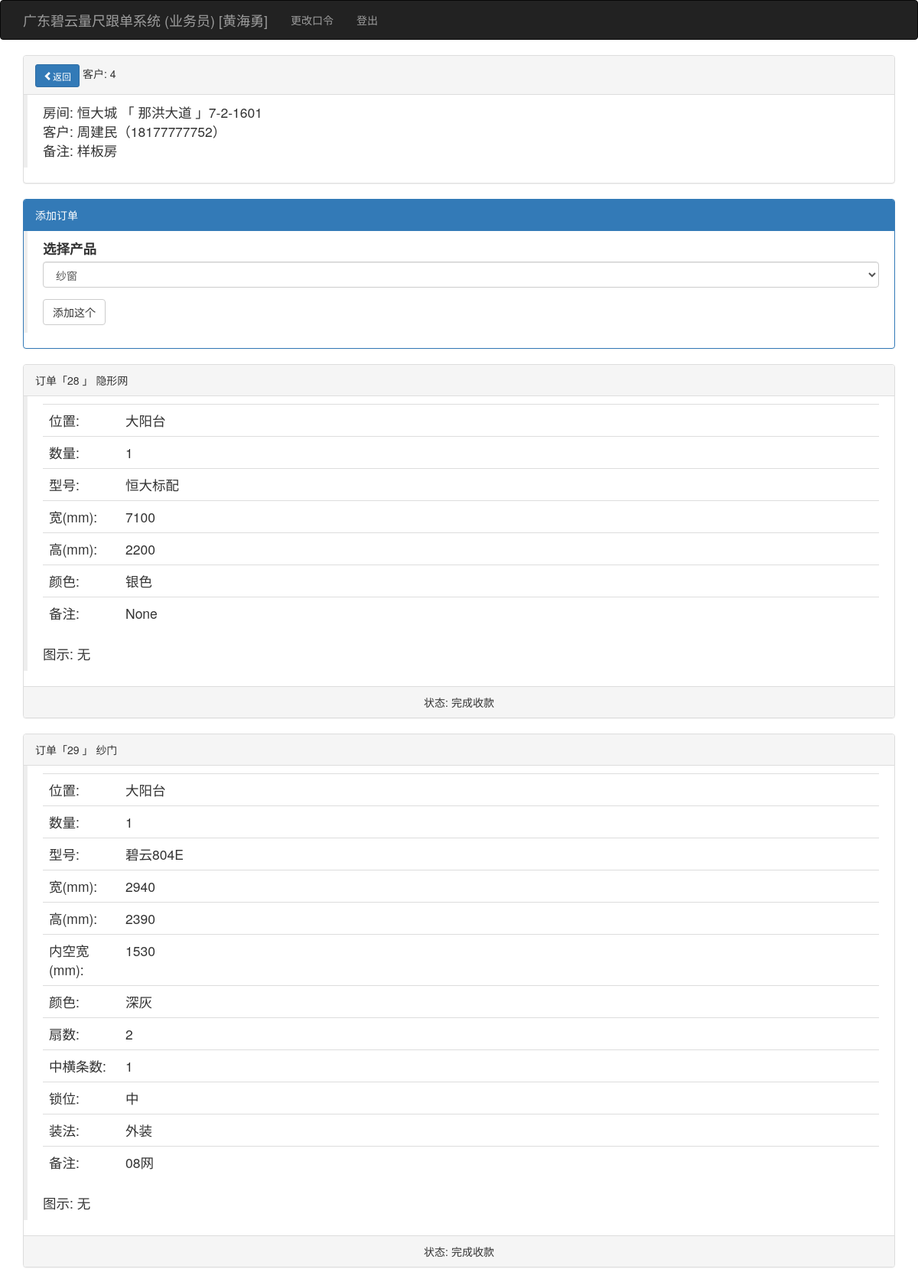
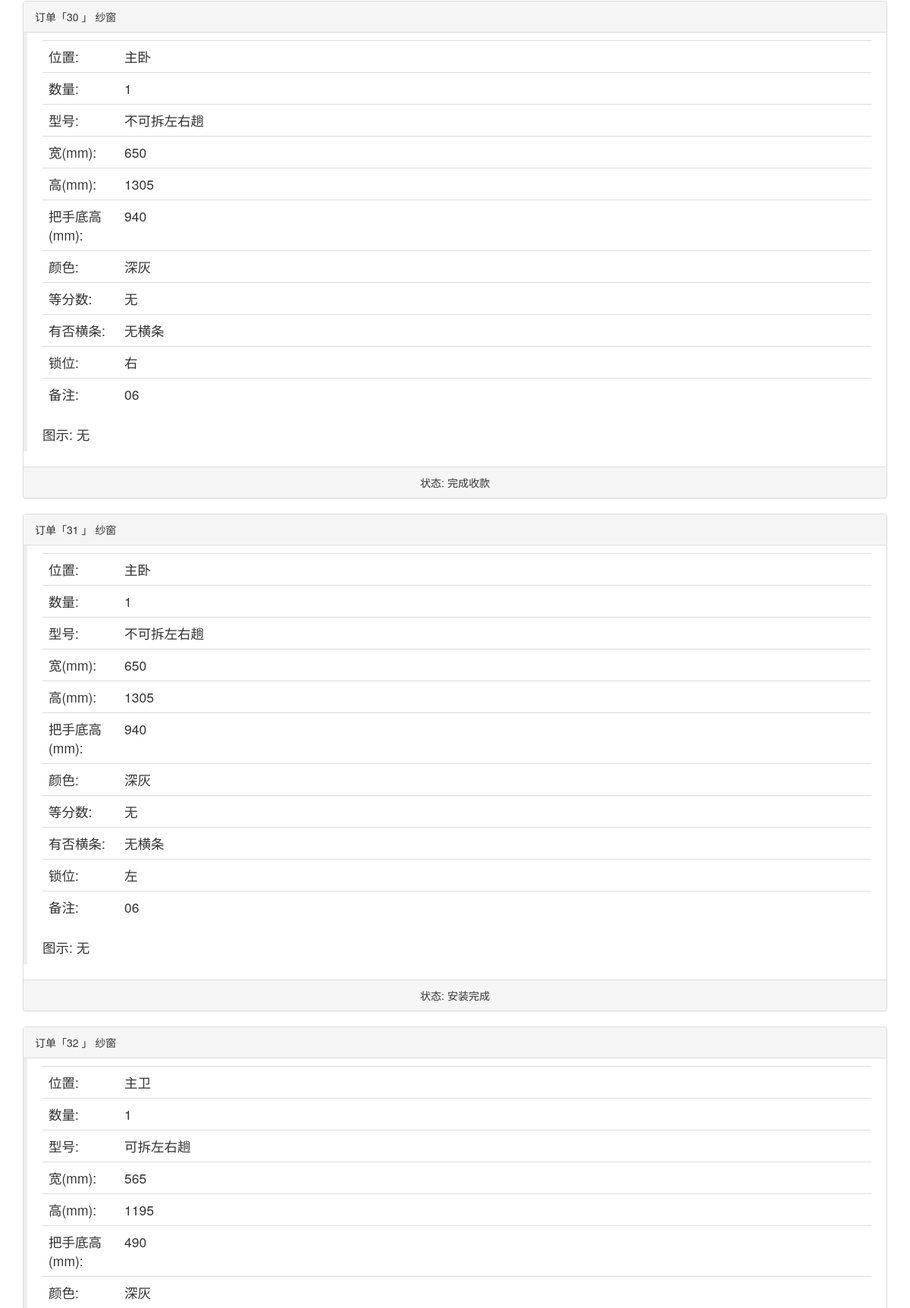
Page /showkehudd/4 (signed in, upper part) on the committed database (2 pictures, top to bottom).
### app/models.py (models this page shows, shortened)
class User(UserMixin, db.Model):
    __tablename__ = 'users'
    id = db.Column(db.Integer, primary_key=True)
    user = db.Column(db.String(64), unique=True, index=True)
    pin = db.Column(db.String(64))
    username = db.Column(db.String(64))
    tel = db.Column(db.String(32))
    role = db.Column(db.String(64))
    isuse = db.Column(db.Boolean, default=False)
    beizhu = db.Column(db.String(64))
    kehus = db.relationship('Kehu', backref='user', lazy='dynamic')
    @login_manager.user_loader
    def load_user(user_id):
        return User.query.get(int(user_id))

class Kehu(db.Model):
    __tablename__ = 'kehus'
    id = db.Column(db.Integer, primary_key=True)
    user_id = db.Column(db.Integer, db.ForeignKey('users.id'))
    xiaoqu_id = db.Column(db.Integer, db.ForeignKey('xiaoqus.id'))
    fangjian = db.Column(db.String(64))
    chenghu = db.Column(db.String(64))
    tel = db.Column(db.String(64))
    zje = db.Column(db.Float)
    beizhu = db.Column(db.String(64))
    status = db.Column(db.Integer, default=1)  # 1已测尺、2已下单、3已安装、4已清款
    time0 = db.Column(db.DateTime(), default=datetime.utcnow)
    time1 = db.Column(db.DateTime())
    time2 = db.Column(db.DateTime())
    time3 = db.Column(db.DateTime())
    dingdans = db.relationship('Dingdan', backref='kehu', lazy='dynamic')

class Xiaoqu(db.Model):
    __tablename__ = 'xiaoqus'
    id = db.Column(db.Integer, primary_key=True)
    xiaoqu = db.Column(db.String(64), unique=True, index=True)
    dizhi = db.Column(db.String(100))
    beizhu = db.Column(db.String(128))
    kehus = db.relationship('Kehu', backref='xiaoqu', lazy='dynamic')

class Dingdan(db.Model):
    __tablename__ = 'dingdans'
    id = db.Column(db.Integer, primary_key=True)
    kehu_id = db.Column(db.Integer, db.ForeignKey('kehus.id'))
    chanpin_id = db.Column(db.Integer, db.ForeignKey('chanpins.id'))
    shuliang = db.Column(db.Integer)
    weizhi = db.Column(db.String(64))
    xinghao = db.Column(db.String(64))
    kuan_chang = db.Column(db.Integer)
    gao = db.Column(db.Integer)
    meikongkuan_bashoudigao = db.Column(db.Integer)
    color = db.Column(db.String(64))
    shanshu = db.Column(db.Integer)
    zhonghengtiaoshu_gantiaoshu = db.Column(db.Integer)
    shuowei = db.Column(db.String(64))
    ishaveht = db.Column(db.String(64))
    zhangfa_dengfenshu_kaishuofangshi = db.Column(db.String(64))
    jiage = db.Column(db.Float)
    tushipic = db.Column(db.String(64))
    beizhu = db.Column(db.String(64))
    status = db.Column(db.Integer, default=1)  # 1测尺、2业务下单、3工厂下单、4工厂入库、5工厂发货、6收货、7派工、8装完、9安清款
    fakaidi = db.Column(db.String(64))  # -1
    time_1 = db.Column(db.DateTime())
    user_1_id = db.Column(db.Integer, db.ForeignKey('users.id'))
    beizhue = db.Column(db.String(64))
    time0 = db.Column(db.DateTime(), default=datetime.utcnow)
    user0_id = db.Column(db.Integer, db.ForeignKey('users.id'))
    time1 = db.Column(db.DateTime())
    user1_id = db.Column(db.Integer, db.ForeignKey('users.id'))
    time2 = db.Column(db.DateTime())
    user2_id = db.Column(db.Integer, db.ForeignKey('users.id'))
    time3 = db.Column(db.DateTime())
    user3_id = db.Column(db.Integer, db.ForeignKey('users.id'))
    time4 = db.Column(db.DateTime())
    user4_id = db.Column(db.Integer, db.ForeignKey('users.id'))
    time5 = db.Column(db.DateTime())
    user5_id = db.Column(db.Integer, db.ForeignKey('users.id'))
    time6 = db.Column(db.DateTime())
    user6_id = db.Column(db.Integer, db.ForeignKey('users.id'))
    time7 = db.Column(db.DateTime())
    user7_id = db.Column(db.Integer, db.ForeignKey('users.id'))
    time8 = db.Column(db.DateTime())
    user8_id = db.Column(db.Integer, db.ForeignKey('users.id'))
    time9 = db.Column(db.DateTime())
    user9_id = db.Column(db.Integer, db.ForeignKey('users.id'))
    time_1 = db.Column(db.DateTime())
    user_1_id = db.Column(db.Integer, db.ForeignKey('users.id'))
    beizhue = db.Column(db.String(64))
    az_status = db.Column(db.Integer)
    az_beizhue = db.Column(db.String(64))
    az_time_1 = db.Column(db.DateTime())
    az_time1 = db.Column(db.DateTime())
    az_time2 = db.Column(db.DateTime())
    az_time3 = db.Column(db.DateTime())
    azd_id = db.Column(db.Integer, db.ForeignKey('users.id'))
    dingdan_azd = db.relationship("User", foreign_keys=[azd_id])

class Chanpin(db.Model):
    __tablename__ = 'chanpins'
    id = db.Column(db.Integer, primary_key=True)
    pinming = db.Column(db.String(64))
    jiage = db.Column(db.Float)
    beizhu = db.Column(db.String(64))
    dingdans = db.relationship('Dingdan', backref='chanpin', lazy='dynamic')

### app/main/views.py (the view, shortened to what this page needs)
@main.route('/showkehudd/<int:id>', methods=['GET', 'POST'])
@login_required
def showkehudd(id):
    if current_user.role != '业务员':
        return redirect(url_for('main.index'))
    form = WilladdcpForm()
    kehu = Kehu.query.get(id)
    user = current_user._get_current_object()
    return render_template('showkehudd.html', form=form, kehu=kehu)

### app/main/forms.py
class WilladdcpForm(FlaskForm):
    chanpin = SelectField('选择产品', validators=[DataRequired()], coerce=int)
    submit = SubmitField('添加这个')
    def __init__(self, *args, **kwargs):
        super(WilladdcpForm, self).__init__(*args, **kwargs)
        self.chanpin.choices = [(chanpin.id, chanpin.pinming) for chanpin in
                                Chanpin.query.order_by(Chanpin.beizhu).all()]  # Chanpin.id

### app/templates/showkehudd.html (shortened to what this page needs)
{% extends "base.html" %}
{% import "bootstrap/wtf.html" as wtf %}
{% block page_content %}
    <div class="panel panel-default">
        <div class="panel-heading"><a class="btn btn-primary btn-sm   glyphicon glyphicon-chevron-left"
                                      href="{{ url_for('main.kehulist') }}">返回</a> 客户: {{ kehu.id }}</div>
        <div class="post-body">
            <blockquote>
                <ul class="list-unstyled">
                    <li>房间: {{ kehu.xiaoqu.xiaoqu }} 「 {{ kehu.xiaoqu.dizhi }} 」{{ kehu.fangjian }}</li>
                    <li>客户: {{ kehu.chenghu }}（{{ kehu.tel }}）
                    </li>
                    {% if kehu.beizhu %}
                    <li>备注: {{ kehu.beizhu }}</li>
                    {% endif %}
                </ul>
            </blockquote>
        </div>
    </div>
    <div class="panel panel-primary">
        <div class="panel-heading"> 添加订单</div>
        <div class="post-body">
            <blockquote>
                {{ wtf.quick_form(form) }}
            </blockquote>
        </div>
    </div>
    {% for dingdan in kehu.dingdans %}
        <div class="panel panel-default">
            <div class="panel-heading">订单「{{ dingdan.id }} 」 {{ dingdan.chanpin.pinming }}
            </div>
            <div class="post-body">
                <blockquote>
                    <table class="table">
                        <tr>
                            <td style="width: 100px;">位置:</td>
                            <td>{{ dingdan.weizhi }}</td>
                        </tr>
                        <tr>
                            <td>数量:</td>
                            <td>{{ dingdan.shuliang }}</td>
                        </tr>
                        <tr>
                            <td>型号:</td>
                            <td>{{ dingdan.xinghao }}</td>
                        </tr>
                        {% if dingdan.chanpin.pinming == '隐形网' %}
                            <tr>
                                <td>宽(mm):</td>
                                <td>{{ dingdan.kuan_chang }}</td>
                            </tr>
                            <tr>
                                <td>高(mm):</td>
                                <td>{{ dingdan.gao }}</td>
                            </tr>
                            <tr>
                                <td>颜色:</td>
                                <td>{{ dingdan.color }}</td>
                            </tr>
                        {% elif dingdan.chanpin.pinming == '纱门' %}
                            <tr>
                                <td>宽(mm):</td>
                                <td>{{ dingdan.kuan_chang }}</td>
                            </tr>
                            <tr>
                                <td>高(mm):</td>
                                <td>{{ dingdan.gao }}</td>
                            </tr>
                            <tr>
                                <td>内空宽(mm):</td>
                                <td>{{ dingdan.meikongkuan_bashoudigao }}</td>
                            </tr>
                            <tr>
                                <td>颜色:</td>
                                <td>{{ dingdan.color }}</td>
                            </tr>
                            <tr>
                                <td>扇数:</td>
                                <td>{{ dingdan.shanshu }}</td>
                            </tr>
                            <tr>
                                <td>中横条数:</td>
                                <td>{{ dingdan.zhonghengtiaoshu_gantiaoshu }}</td>
                            </tr>
                            <tr>
                                <td>锁位:</td>
                                <td>{{ dingdan.shuowei }}</td>
                            </tr>
                            <tr>
                                <td>装法:</td>
                                <td>{{ dingdan.zhangfa_dengfenshu_kaishuofangshi }}</td>
                            </tr>
                        {% elif dingdan.chanpin.pinming == '纱窗' %}
                            <tr>
                                <td>宽(mm):</td>
                                <td>{{ dingdan.kuan_chang }}</td>
                            </tr>
                            <tr>
                                <td>高(mm):</td>
                                <td>{{ dingdan.gao }}</td>
                            </tr>
                            <tr>
                                <td>把手底高(mm):</td>
                                <td>{{ dingdan.meikongkuan_bashoudigao }}</td>
                            </tr>
                            <tr>
                                <td>颜色:</td>
                                <td>{{ dingdan.color }}</td>
                            </tr>
                            <tr>
                                <td>等分数:</td>
                                <td>{{ dingdan.zhangfa_dengfenshu_kaishuofangshi }}</td>
                            </tr>
                            <tr>
                                <td>有否横条:</td>
                                <td>{{ dingdan.ishaveht }}</td>
                            </tr>
                            <tr>
                                <td>锁位:</td>
                                <td>{{ dingdan.shuowei }}</td>
                            </tr>
                        {% endif %}
                        <tr>
                            <td>备注:</td>
                            <td>{{ dingdan.beizhu }}</td>
                        </tr>
                    </table>
                    图示:
                                            {% if dingdan.tushipic %}
                                                <br>
                                                <img height="180" src="/static/upload/{{ dingdan.tushipic }}">
                                                {% else %}
                                                无
                                                {% endif %}
                </blockquote>
            </div>
            <div class="panel-footer text-center">状态:
                {% if dingdan.status == 1 %}
                    已量尺
                {% elif dingdan.status == 2 %}
                    已下单
                {% elif dingdan.status == 3 %}
                    已订货
                {% elif dingdan.status == 4 %}
                    已入库
                {% elif dingdan.status == 5 %}
                    已发货
                {% elif dingdan.status == 6 %}
                    已到货
                {% elif dingdan.status == 7 %}
                    安装中
                {% elif dingdan.status == 8 %}
                    安装完成
                {% elif dingdan.status == 9 %}
                    完成收款
                {% else %}
                    状态有误
                {% endif %}
            </div>
        </div>
    {% endfor %}
{% endblock %}

### app/templates/base.html (shortened to what this page needs)
{% extends "bootstrap/base.html" %}
{% import 'render_listcp.html' as macors %}
{% block head %}
{{ super() }}
<link rel="stylesheet" type="text/css" href="{{ url_for('static', filename='styles.css') }}">
{% endblock %}
{% block navbar %}
<div class="navbar navbar-inverse" role="navigation">
    <div class="container">
        <div class="navbar-header">
            <a class="navbar-brand" href="{{ url_for('main.index') }}">广东碧云量尺跟单系统 ({{ current_user.role }}) [{{ current_user.username }}] </a>
        </div>
        <div class="navbar-collapse collapse">
            <ul class="nav navbar-nav">
                {% if current_user.is_authenticated %}
                <li><a href="{{ url_for('auth.change_pin') }}">更改口令</a></li>
                <li><a href="{{ url_for('auth.logout') }}">登出</a></li>
                {% endif %}
            </ul>
        </div>
    </div>
</div>
{% endblock %}
{% block content %}
<div class="container">
    {% block page_content %}{% endblock %}
</div>
{% endblock %}

### rows in the picture
User: role "业务员", username "黄海勇"
Kehu: id "4", fangjian "7-2-1601", chenghu "周建民", tel "18177777752", beizhu "样板房"
Xiaoqu: xiaoqu.xiaoqu "恒大城", xiaoqu.dizhi "那洪大道"
Dingdan: id "28", chanpin.pinming "隐形网", weizhi "大阳台", shuliang "1", xinghao "恒大标配", kuan_chang "7100", gao "2200", color "银色", beizhu "None", shows "无", status "完成收款"
Dingdan: id "29", chanpin.pinming "纱门", weizhi "大阳台", shuliang "1", xinghao "碧云804E", kuan_chang "2940", gao "2390", meikongkuan_bashoudigao "1530", color "深灰", shanshu "2", zhonghengtiaoshu_gantiaoshu "1", shuowei "中", zhangfa_dengfenshu_kaishuofangshi "外装", beizhu "08网", shows "无", status "完成收款"
Dingdan: id "30", chanpin.pinming "纱窗", weizhi "主卧", shuliang "1", xinghao "不可拆左右趟", kuan_chang "650", gao "1305", meikongkuan_bashoudigao "940", color "深灰", zhangfa_dengfenshu_kaishuofangshi "无", ishaveht "无横条", shuowei "右", beizhu "06", status "完成收款"
Dingdan: id "31", chanpin.pinming "纱窗", weizhi "主卧", shuliang "1", xinghao "不可拆左右趟", kuan_chang "650", gao "1305", meikongkuan_bashoudigao "940", color "深灰", zhangfa_dengfenshu_kaishuofangshi "无", ishaveht "无横条", shuowei "左", beizhu "06", status "安装完成"
Dingdan: id "32", chanpin.pinming "纱窗", weizhi "主卫", shuliang "1", xinghao "可拆左右趟", kuan_chang "565", gao "1195", meikongkuan_bashoudigao "490", color "深灰"
